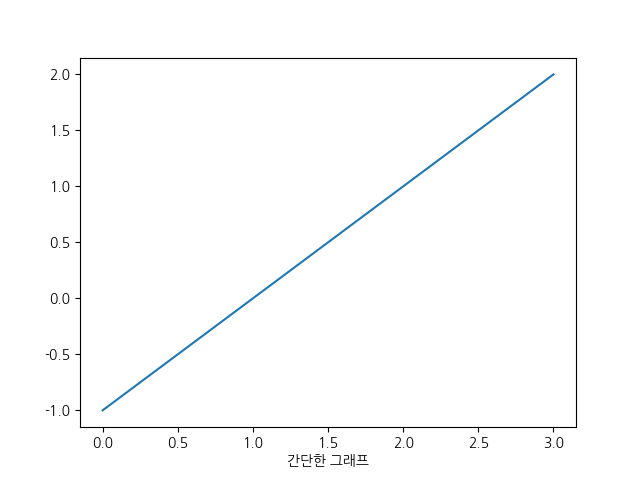

Source code (Python):
import matplotlib.pyplot as plt
import koreanize_matplotlib

plt.plot([-1, 0, 1, 2])
plt.xlabel('간단한 그래프')
plt.show()
